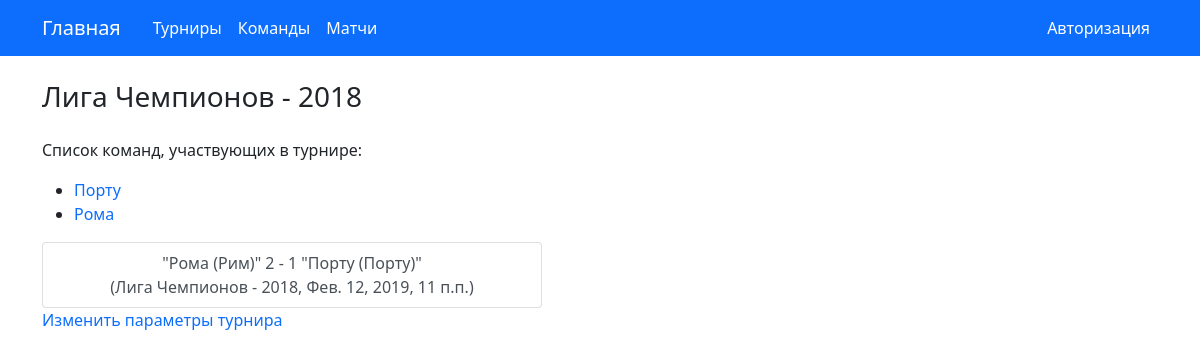
The page /tournaments/1/ on the database as committed earlier.
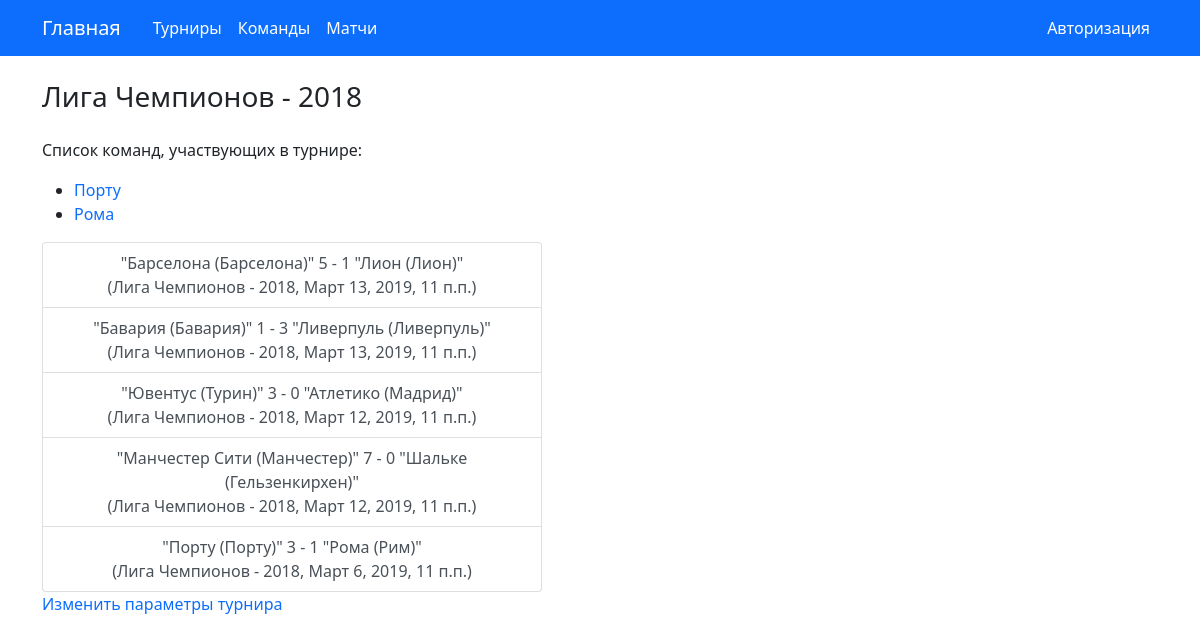
The same page on the database as committed later.
### sportstats/models.py (models this page shows, shortened)
class Tournament(models.Model):
    class Meta:
        verbose_name = "турнир"
        verbose_name_plural = "турниры"
    tournament_name = models.CharField(max_length=40, verbose_name="Название турнира")
    year_held = models.IntegerField(verbose_name="Год проведения")
    teams_participant = models.ManyToManyField(Team, verbose_name="Участники")
    country_name = models.CharField(max_length=25, verbose_name="Место проведения", default="")
    is_regular = models.BooleanField(default=True, verbose_name="Регулярный сезон")
    def __str__(self):
        return "{0} - {1}".format(self.tournament_name, self.year_held)

class Team(models.Model):
    class Meta:
        verbose_name = "клуб"
        verbose_name_plural = "клубы"
    team_name = models.CharField(max_length=30, verbose_name="Название клуба")
    country = models.CharField(max_length=25, verbose_name="Страна")
    city = models.CharField(max_length=25, verbose_name="Город")
    def __str__(self):
        return "\"{0} ({1})\"".format(self.team_name, self.city)

class Match(models.Model):
    class Meta:
        verbose_name = "матч"
        verbose_name_plural = "матчи"
    tournament = models.ForeignKey(Tournament, on_delete=models.CASCADE, verbose_name="Турнир")
    date_held = models.DateTimeField(verbose_name="Дата и время проведения")
    first_team = models.ForeignKey(Team, on_delete=models.CASCADE, related_name="team1", verbose_name="Хозяева")
    first_team_scores = models.IntegerField("Голы (хозяева)")
    second_team = models.ForeignKey(Team, on_delete=models.CASCADE, related_name="team2", verbose_name="Гости")
    second_team_scores = models.IntegerField("Голы (гости)")

### sportstats/views.py (the view)
# urls.py: path("tournaments/<int:tournament_id>/", views.tournament_detail, name="tournament_detail"),
def tournament_detail(request, tournament_id):
    tournament = get_object_or_404(Tournament, pk=tournament_id)
    participants = tournament.teams_participant.all()
    latest_matches = Match.objects.filter(tournament__exact=tournament_id).order_by("-date_held")
    return render(request, "sportstats/tournaments/tournament_detail.html", {"tournament" : tournament,
                                                                             "teams" : participants,
                                                                             "latest_matches" : latest_matches[:5]})

### sportstats/templates/sportstats/tournaments/tournament_detail.html (shortened to what this page needs)
{%  extends "sportstats/index.html" %}
{% block page_header %} {{ tournament }} {% endblock %}
{% block content %}
    <p>Список команд, участвующих в турнире:</p>
    <ul>
        {% for team in teams %}
            <li><a href="{% url "team_detail" team.id %}">{{ team.team_name }}</a></li>
        {% endfor %}
    </ul>
    <div class="list-group h-100">
        {% for match in latest_matches %}
            <a href="{% url "match_detail" match.id %}" class="list-group-item list-group-item-action h-25">
                {{ match.first_team }} {{ match.first_team_scores }} - {{ match.second_team_scores }} {{ match.second_team }}
                <br>
                ({{ match.tournament }}, {{ match.date_held }})
            </a>
        {% endfor %}
    </div>
    <a href="{% url "tournament_edit" tournament.id %}">Изменить параметры турнира</a>
{% endblock %}

### sportstats/templates/sportstats/index.html (shortened to what this page needs)
<!DOCTYPE html>
<html lang="en">
<head>
    <link href="https://cdn.jsdelivr.net/npm/bootstrap@5.0.0-beta1/dist/css/bootstrap.min.css" rel="stylesheet"
>
    {% load static %}
    <link type="text/css" rel="stylesheet" href="{% static "css/style.css" %}">
</head>
<body>
    <div>
        <nav class="navbar navbar-expand-lg navbar-dark bg-primary">
            <div class="container container-fluid">
                <a class="navbar-brand" href="{% url "homepage" %}">Главная</a>
                <div class="collapse navbar-collapse" id="navbarNavDropdown">
                    <ul class="navbar-nav me-auto">
                        <li class="nav-item">
                            <a class="nav-link active" aria-current="page" href="{% url "tournaments" %}">Турниры</a>
                        </li>
                        <li class="nav-item">
                            <a class="nav-link active" href="{% url "teams" %}">Команды</a>
                        </li>
                        <li class="nav-item">
                            <a class="nav-link active" href="{% url "matches" %}">Матчи</a>
                        </li>
                    </ul>
                </div>
                <a id="login_button" class="text-white float-end" href="{% url "auth" %}">Авторизация</a>
            </div>
        </nav>
    </div>
    <div class="container">
        <h3 class="mt-4">
            {% block page_header %} {% endblock %}
        </h3>
    </div>
    <div class="container mt-4">{% block content %} {% endblock %}</div>
</body>
</html>

### static/css/style.css (style rules this page uses)
.list-group-item { max-width: 500px; text-align: center; }
a { padding-right: 8px; text-decoration: none; }

Rows that differ between the two databases and show on the page:
no longer on this page (row unchanged): Match: first_team "\"Рома (Рим)\"", first_team_scores "2", second_team_scores "1", second_team "\"Порту (Порту)\"", tournament "Лига Чемпионов - 2018", date_held "Фев. 12, 2019, 11 п.п."
added Match: first_team "\"Барселона (Барселона)\"", first_team_scores "5", second_team_scores "1", second_team "\"Лион (Лион)\"", tournament "Лига Чемпионов - 2018", date_held "Март 13, 2019, 11 п.п."
added Match: first_team "\"Бавария (Бавария)\"", first_team_scores "1", second_team_scores "3", second_team "\"Ливерпуль (Ливерпуль)\"", tournament "Лига Чемпионов - 2018", date_held "Март 13, 2019, 11 п.п."
added Match: first_team "\"Ювентус (Турин)\"", first_team_scores "3", second_team_scores "0", second_team "\"Атлетико (Мадрид)\"", tournament "Лига Чемпионов - 2018", date_held "Март 12, 2019, 11 п.п."
added Match: first_team "\"Манчестер Сити (Манчестер)\"", first_team_scores "7", second_team_scores "0", second_team "\"Шальке (Гельзенкирхен)\"", tournament "Лига Чемпионов - 2018", date_held "Март 12, 2019, 11 п.п."
added Match: first_team "\"Порту (Порту)\"", first_team_scores "3", second_team_scores "1", second_team "\"Рома (Рим)\"", tournament "Лига Чемпионов - 2018", date_held "Март 6, 2019, 11 п.п."
